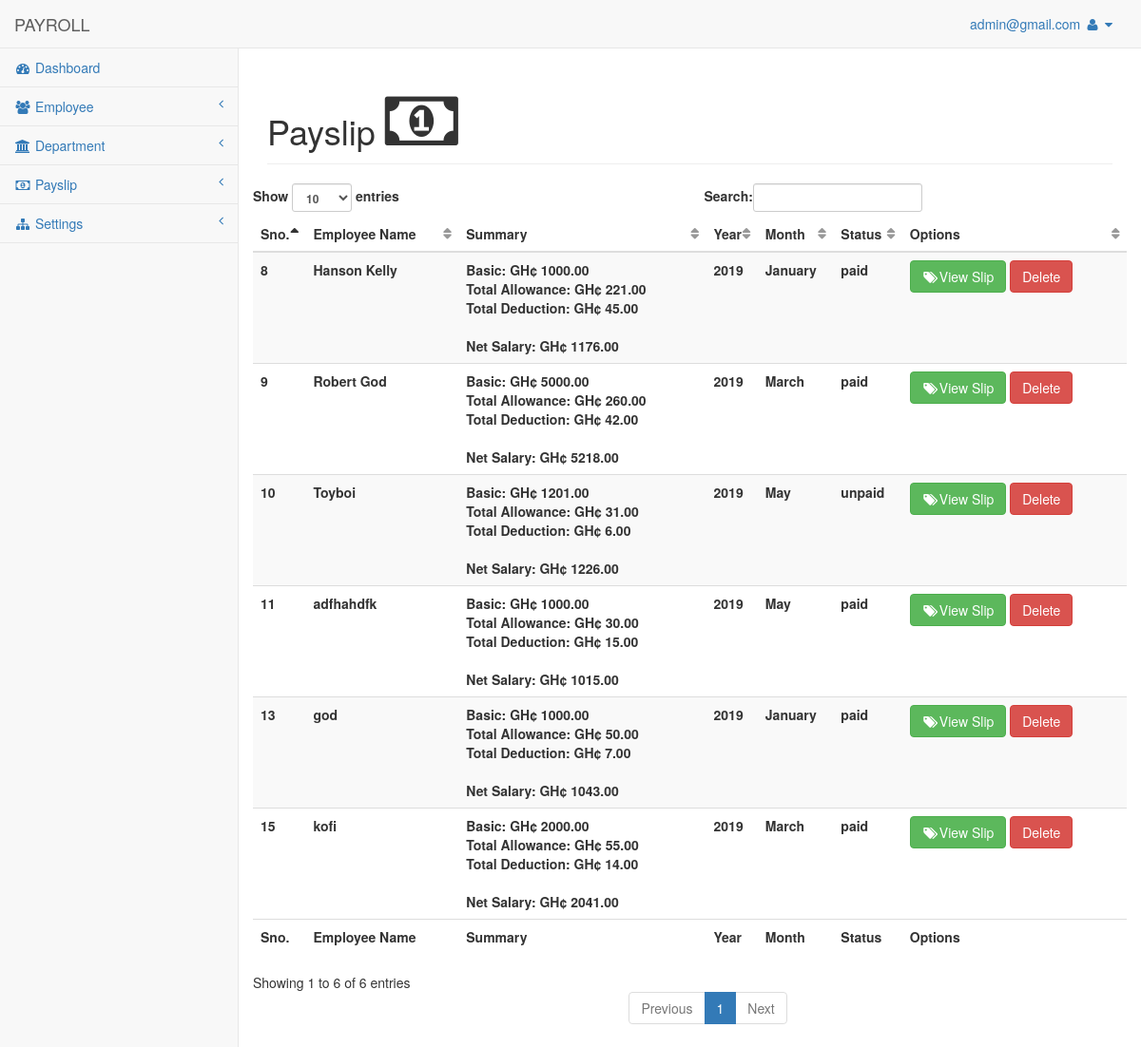
The page /admin/pages/payslip_cat.php (signed in) on the database its author committed.
### tables this page shows
CREATE TABLE `payslip` (
  `id` int(11) NOT NULL,
  `employee` varchar(255) NOT NULL,
  `department` varchar(255) NOT NULL,
  `year` int(4) NOT NULL,
  `month` varchar(255) NOT NULL,
  `allowance` varchar(255) NOT NULL,
  `allowance_2` varchar(255) NOT NULL,
  `allow_amnt` int(100) DEFAULT NULL,
  `allow_amnt_2` int(100) DEFAULT NULL,
  `total_allow` int(255) DEFAULT NULL,
  `deduction` varchar(255) NOT NULL,
  `deduction_2` varchar(255) DEFAULT NULL,
  `deduct_amnt` int(100) DEFAULT NULL,
  `deduct_amnt_2` int(100) DEFAULT NULL,
  `total_deduct` int(100) DEFAULT NULL,
  `basic` int(255) DEFAULT NULL,
  `net_salary` int(100) DEFAULT NULL,
  `pay_method` varchar(255) NOT NULL,
  `status` varchar(255) NOT NULL,
  `comments` varchar(255) NOT NULL,
  `slip_date` date NOT NULL
);

### admin/includes/manage_payslip.php (the view, shortened to what this page needs)
<table class="table table-striped table-inverse table-responsive" id="table">
    <thead class="thead-inverse">
        <tr>
            <th>Sno.</th>
            <th>Employee Name</th>
            <th>Summary</th>
            <th>Year</th>
            <th>Month</th>
            <th>Status</th>
            <th>Options</th>
        </tr>
        </thead>
        <tfoot class="thead">
        <tr>
             <th>Sno.</th>
            <th>Employee Name</th>
            <th>Summary</th>
            <th>Year</th>
            <th>Month</th>
            <th>Status</th>
            <th>Options</th>
        </tr>
        </tfoot>
        <tbody>
            <tr>
<?php
    global $connection;
    $query = "SELECT * FROM payslip";
    $result = mysqli_query($connection,$query);
    while($row = mysqli_fetch_assoc($result)){
        $id = $row['id'];
        $employee = $row['employee'];
        $total_allow = $row['total_allow'];
        $total_deduct = $row['total_deduct'];
        $basic = $row['basic'];
        $net_salary = $row['net_salary'];
        $year = $row['year'];
        $month = $row['month'];
        $status = $row['status'];
       ?><th><?php echo $id ;?></th>
        <th><?php echo $employee;?></th>
        <th><?php echo "Basic:" ." GH¢ ".$basic. ".00";?><br><?php echo "Total Allowance:" ." GH¢ ".$total_allow. ".00";?><br><?php echo "Total Deduction:" ." GH¢ ".$total_deduct. ".00";?><br><br><?php echo "Net Salary:" ." GH¢ ".$net_salary. ".00";?></th>
        <th><?php echo $year ;?></th>
        <th><?php echo $month ;?></th>
        <th><?php echo $status ;?></th>
        <th><?php echo "<a href='../payslip.php?payslip_id={$id}'><button type='button' class='btn btn-success'><i class='fa fa-tags fa-fw'></i>View Slip</button></a>";?>
        <?php echo "<a onClick=\"javascript: return confirm('Do you wish to delete it.') \" href='payslip_cat.php?delete={$id}'><button type='button' class='btn btn-danger'>Delete</button></a>";?>
        </th>
        </tr><?php
    }
?>
        </tbody>
</table><link rel="stylesheet" href="../">

### rows shown on the page
payslip: id "8", employee "Hanson Kelly", basic "1000", total_allow "221", total_deduct "45", net_salary "1176", year "2019", month "January", status "paid"
payslip: id "9", employee "Robert God", basic "5000", total_allow "260", total_deduct "42", net_salary "5218", year "2019", month "March", status "paid"
payslip: id "10", employee "Toyboi", basic "1201", total_allow "31", total_deduct "6", net_salary "1226", year "2019", month "May", status "unpaid"
payslip: id "11", employee "adfhahdfk", basic "1000", total_allow "30", total_deduct "15", net_salary "1015", year "2019", month "May", status "paid"
payslip: id "13", employee "god", basic "1000", total_allow "50", total_deduct "7", net_salary "1043", year "2019", month "January", status "paid"
payslip: id "15", employee "kofi", basic "2000", total_allow "55", total_deduct "14", net_salary "2041", year "2019", month "March", status "paid"

### other values the page prints
$_SESSION['username'] "admin@gmail.com"
